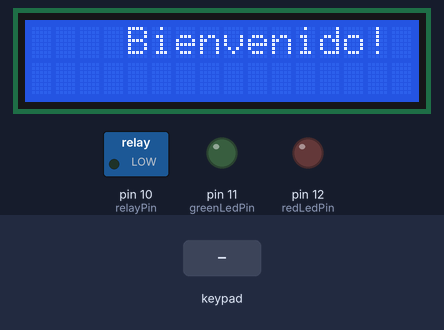
Recording of a sketch running on a simulated Arduino Uno, built with avr-gcc and run on an emulated ATmega328P. Parts: 16×2 character LCD, switched loads named in the sketch (green lamp = pin HIGH), output pins drawn as LEDs (lit = HIGH). The inputs (shaded band) are chosen by the test bench.

Above: at 1.2 s.
1.3 s: keypad keys 1 2 3 4 # pressed 0.4 s apart
At 4.1 s:
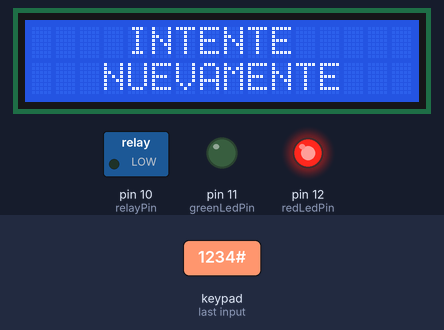
6.4 s: keypad keys 1 2 3 4 * pressed 0.4 s apart
At 8.5 s:
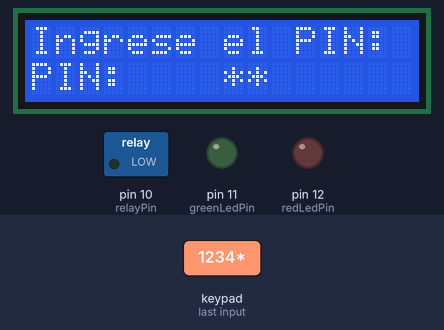
9.9 s: key '1' pressed
At 11.0 s:
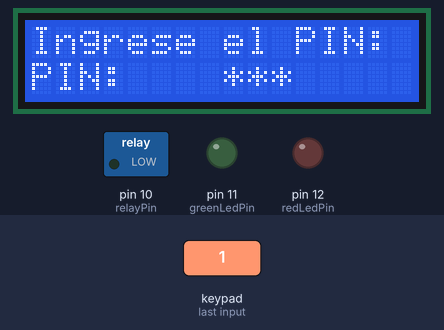
11.4 s: key '2' pressed
At 12.3 s:
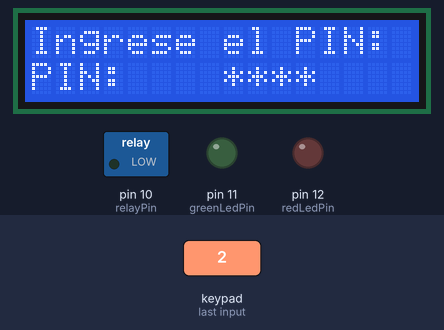
12.9 s: key 'A' pressed
At 14.1 s:
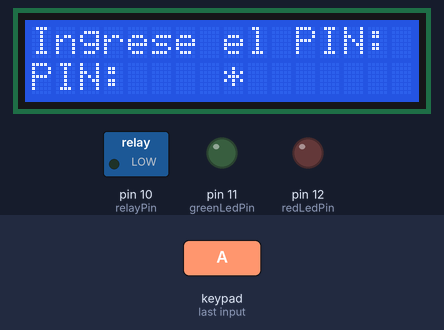
14.4 s: key '3' pressed
At 15.7 s:
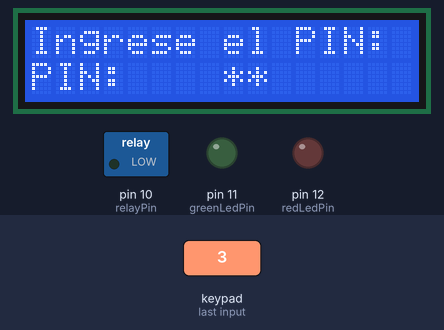
Timing chart, 0 to 16.9 s (numbered marks = the images above; inputs shaded):
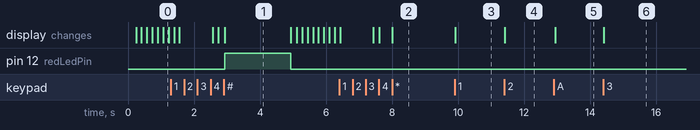

Measured:
- after the input at 1.3 s, pin 12 (redLedPin): LOW → HIGH after 1.6 s, → LOW 2.0 s later; the display: first differs from a run without the input after 1.4 s (image 1 shows a later state)
- after the input at 6.4 s, the display: first differs from a run without the input after 1.2 s (image 2 shows a later state)
- after the input at 9.9 s, the display: changes at once (image 3)
- after the input at 11.4 s, the display: changes at once (image 4)
- after the input at 12.9 s, the display: changes at once (image 5)
- after the input at 14.4 s, the display: changes at once (image 6)
- what the display in image 1 shows lasts 2.0 s, from 2.9 s to 4.9 s

The sketch:

acceso_controlado.ino
```cpp
#include <Wire.h>
#include <LiquidCrystal_I2C.h>
#include <Keypad.h>

LiquidCrystal_I2C lcd(0x27, 16, 2);  // Cambia la dirección 0x27 según tu módulo

const byte ROWS = 4;
const byte COLS = 4;
char keys[ROWS][COLS] = {
  {'1','2','3','A'},
  {'4','5','6','B'},
  {'7','8','9','C'},
  {'*','0','#','D'}
};
byte rowPins[ROWS] = {9, 8, 7, 6};
byte colPins[COLS] = {5, 4, 3, 2};
Keypad keypad = Keypad( makeKeymap(keys), rowPins, colPins, ROWS, COLS);

const int relayPin = 10;
const int greenLedPin = 11;
const int redLedPin = 12;
const int obstacleSensorPin = A0;

const String correctPIN = "1234";
String enteredPIN = "";

boolean scrollingWelcome = true;
boolean accessGranted = false;
boolean obstacleDetected = false;
boolean relayActivated = false;
unsigned long relayActivationTime = 0;
int scrollPositionWelcome = 16;

void setup() {
  Serial.begin(9600);
  lcd.init();
  lcd.backlight();
  pinMode(relayPin, OUTPUT);
  pinMode(greenLedPin, OUTPUT);
  pinMode(redLedPin, OUTPUT);
  pinMode(obstacleSensorPin, INPUT);
  digitalWrite(relayPin, LOW);
  digitalWrite(greenLedPin, LOW);
  digitalWrite(redLedPin, LOW);
}

void loop() {
  if (scrollingWelcome) {
    lcd.clear();
    lcd.setCursor(scrollPositionWelcome, 0);
    lcd.print("Bienvenido!");

    scrollPositionWelcome -= 2;
    if (scrollPositionWelcome < -15) {
      scrollingWelcome = false;
      lcd.clear();
      lcd.setCursor(0, 0);
      lcd.print("Ingrese el PIN:");
      lcd.setCursor(0, 1);
      lcd.print("PIN: ");
    }
    delay(150);
  }

  char key = keypad.getKey();

  if (!scrollingWelcome && key) {
    if (key == 'A') {
      lcd.clear();
      lcd.setCursor(0, 0);
      lcd.print("Ingrese el PIN:");
      lcd.setCursor(0, 1);
      lcd.print("PIN: ");
      enteredPIN = "";
    }

    if (key == 'B' && accessGranted) {
      scrollingWelcome = true;
      lcd.clear();
      lcd.setCursor(0, 0);
      lcd.print("Bienvenido!");
      lcd.setCursor(0, 1);
      lcd.print("                ");
      accessGranted = false;
    }

    if (key == '#') {
      if (enteredPIN == correctPIN) {
        lcd.clear();
        lcd.setCursor(4, 0);
        lcd.print("ABRIENDO");
        lcd.setCursor(5, 1);
        lcd.print("PUERTA");
        digitalWrite(relayPin, HIGH);
        digitalWrite(greenLedPin, HIGH);
        relayActivated = true;
        relayActivationTime = millis();
        accessGranted = true;
      } else {
        lcd.clear();
        lcd.setCursor(4, 0);
        lcd.print("INTENTE");
        lcd.setCursor(3, 1);
        lcd.print("NUEVAMENTE");
        digitalWrite(redLedPin, HIGH);
        delay(2000);
        digitalWrite(redLedPin, LOW);
      }
      lcd.clear();
      scrollingWelcome = true;
      scrollPositionWelcome = 16;
      enteredPIN = "";
    } else if (key != NO_KEY && enteredPIN.length() < 4) {
      enteredPIN += key;
      lcd.setCursor(8, 1);
      lcd.print(getHiddenCode());
    }
  }

  if (relayActivated) {
    if (!digitalRead(obstacleSensorPin)) {
      relayActivated = false;
      digitalWrite(relayPin, LOW);
      digitalWrite(greenLedPin, LOW);
    } else {
      if (millis() - relayActivationTime >= 10000) {
        relayActivated = false;
        digitalWrite(relayPin, LOW);
        digitalWrite(greenLedPin, LOW);
      }
    }
  }
}

String getHiddenCode() {
  String hiddenCode = "";
  for (int i = 0; i < enteredPIN.length(); i++) {
    hiddenCode += "*";
  }
  return hiddenCode;
}
```
